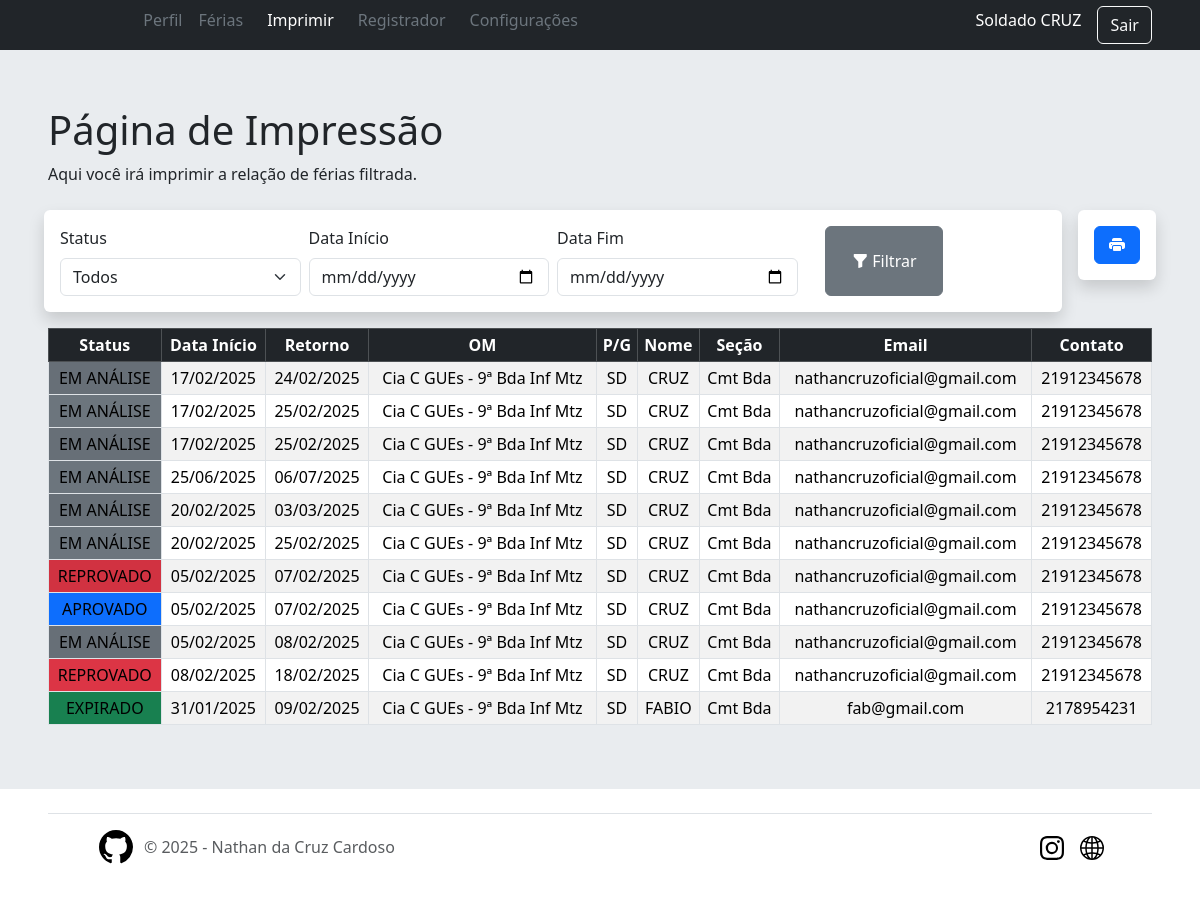
Screenshot of /user/imprimir (signed in) with the database file from the repository.
### app/models/tables.py (models this page shows, shortened)
class Patente(db.Model):
    __tablename__ = 'patentes'
    id = db.Column(db.Integer, primary_key=True)
    abrev = db.Column(db.String(50), nullable=False)
    posto = db.Column(db.String(50), nullable=False)
    users = db.relationship("User",  back_populates='patente')

class User(db.Model, UserMixin):
    __tablename__ = "users"
    id = db.Column(db.Integer, primary_key=True, nullable=False)
    username = db.Column(db.String(30), nullable=False)
    password = db.Column(db.String(255), nullable=False)  # Aumentando o tamanho para suporte a hash
    military_id = db.Column(db.String(30), unique=True, nullable=False)
    nome_completo = db.Column(db.String(30), unique=True, nullable=False)
    nome_guerra = db.Column(db.String(30), nullable=False)
    data_nascimento = db.Column(db.Date, nullable=False)
    nivel = db.Column(db.Integer, nullable=False, default=0)
    dias_disp = db.Column(db.Integer, nullable=False)
    email = db.Column(db.String(30), unique=True, nullable=False)
    telefone = db.Column(db.String(30), unique=True, nullable=False)
    fg_secao_id = db.Column(db.Integer, db.ForeignKey('secoes.id'), nullable=False)
    fg_organization_id = db.Column(db.Integer, db.ForeignKey('organizacoes.id'), nullable=False)
    fg_patente_id = db.Column(db.Integer, db.ForeignKey('patentes.id'), nullable=False)
    patente = db.relationship("Patente",  back_populates='users')
    organizacao = db.relationship("Organizacao",  back_populates='users')
    secao = db.relationship("Secao",  back_populates='users')
    ferias = db.relationship("Vacation",  back_populates='user')

class Vacation(db.Model):
    __tablename__ = "vacations"
    id = db.Column(db.Integer, primary_key=True, nullable=False)
    data_inicio = db.Column(db.Date, nullable=False)
    data_fim = db.Column(db.Date, nullable=False)
    data_registro = db.Column(db.Date, nullable=False)
    data_retorno = db.Column(db.Date, nullable=False)
    destino = db.Column(db.String(30), nullable=False)
    motivo = db.Column(db.String(255))
    dias = db.Column(db.Integer, nullable=False)
    fg_users_id = db.Column(db.Integer, db.ForeignKey('users.id'), nullable=False)
    fg_states_id = db.Column(db.Integer, db.ForeignKey('states.id'), nullable=False)
    user = db.relationship("User", back_populates='ferias')
    state = db.relationship("State", back_populates='ferias')

class State(db.Model):
    __tablename__ = 'states'
    id = db.Column(db.Integer, primary_key=True)
    abrev = db.Column(db.String(50), nullable=False)
    desc = db.Column(db.String(50), nullable=False)
    ferias = db.relationship("Vacation", back_populates='state')

class Organizacao(db.Model):
    __tablename__ = 'organizacoes'
    id = db.Column(db.Integer, primary_key=True)
    abrev = db.Column(db.String(50), nullable=False)
    name = db.Column(db.String(100), nullable=False)
    users = db.relationship("User",  back_populates='organizacao')

class Secao(db.Model):
    __tablename__ = 'secoes'
    id = db.Column(db.Integer, primary_key=True)
    section = db.Column(db.String(50), nullable=False)
    email = db.Column(db.String(100), nullable=False)
    users = db.relationship("User",  back_populates='secao')

### app/routes/user.py (the view)
@user_bp.route('/imprimir')
@required_level(2)
def imprimir():
    status = request.args.get("status")
    data_inicio = request.args.get("data_inicio")
    data_fim = request.args.get("data_fim")
    search = request.args.get("search")
    query = Vacation.query
    if status:
        query = query.join(State).filter(State.id == status)
    if data_inicio:
        query = query.filter(Vacation.data_inicio >= data_inicio)
    if data_fim:
        query = query.filter(Vacation.data_fim <= data_fim)
    if current_user.nivel == 3:
        vacations = query.join(User).order_by(Vacation.id.desc()).all()
    elif current_user.nivel == 2:
        vacations = query.join(User).order_by(Vacation.id.desc()).filter(User.fg_organization_id == current_user.fg_organization_id).all()
    return render_template("user/imprimir.html", vacations=vacations)

### app/controllers/home.py (called while the page is built)
@lm.user_loader
def load_user(user_id):
    return User.query.get(int(user_id))

### app/routes/user.py (called while the page is built)
@user_bp.before_request
@login_required
def require_login():
    pass

### app/templates/user/imprimir.html (shortened to what this page needs)
{% extends 'layouts/base.html' %}
{% block content %}
<h1>Página de Impressão</h1>
<p>Aqui você irá imprimir a relação de férias filtrada.</p>
<div class="row">
<div class="col-md-11 p-2">
  <div class="mb-2 bg-white shadow rounded-2 p-3 justify-content-between">
    <form method="GET" action="{{ url_for('user.imprimir') }}" class="row g-2">
      <div class="col-3">
        <label for="statusSelect" class="form-label">Status</label>
        <select id="statusSelect" name="status" class="form-select">
          <option value="">Todos</option>
        </select>
      </div>
      <div class="col-3">
        <label for="dataInicio" class="form-label">Data Início</label>
        <input type="date" id="dataInicio" name="data_inicio" class="form-control">
      </div>
      <div class="col-3">
        <label for="dataFim" class="form-label">Data Fim</label>
        <input type="date" id="dataFim" name="data_fim" class="form-control">
      </div>
      <div class="col-2 d-flex justify-content-center">
        <button type="submit" class="btn btn-secondary w-75"><i class="bi bi-funnel-fill"></i> Filtrar</button>
      </div>
    </form>
  </div>
</div>
<div class="col-md-1 p-2">
  <div class="mb-2 bg-white shadow rounded-2 p-3 d-flex">
    <a class="btn btn-primary w-100" href="{{ url_for('user.gerar_relatorio', **request.args) }}"><i class="bi bi-printer-fill"></i></a>
  </div>
</div>
  <div class="col-12">
    <table class="table table-sm table-striped table-hover table-bordered align-middle">
      <thead class="table-dark text-center sticky-top">
        <tr>
          <th scope="col">Status</th>
          <th scope="col">Data Início</th>
          <th scope="col">Retorno</th>
          <th scope="col">OM</th>
          <th scope="col">P/G</th>
          <th scope="col">Nome</th>
          <th scope="col">Seção</th>
          <th scope="col">Email</th>
          <th scope="col">Contato</th>
        </tr>
      </thead>
      <tbody id="userTable">
        {% for ferias in vacations %}
          <tr class="text-center">
            <td class="{{ 'bg-secondary' if ferias.state.id == 1 else
                        'bg-primary' if ferias.state.id == 2 else
                        'bg-danger' if ferias.state.id == 3 else
                        'bg-success' if ferias.state.id == 4 else
                        'bg-warning' if ferias.state.id == 5 else
                        'bg-secondary' }}">{{ ferias.state.desc }}</td>
            <td>{{ ferias.data_inicio.strftime('%d/%m/%Y') }}</td>
            <td>{{ ferias.data_retorno.strftime('%d/%m/%Y') }}</td>
            <td>{{ ferias.user.organizacao.name }}</td>
            <td>{{ ferias.user.patente.abrev }}</td>
            <td>{{ ferias.user.nome_guerra }}</td>
            <td>{{ ferias.user.secao.section }}</td>
            <td>{{ ferias.user.email }}</td>
            <td>{{ ferias.user.telefone }}</td>
          </tr>
        {% endfor %}
      </tbody>
    </table>
  </div>
</div>
{% endblock %}

### app/templates/shared/header.html (shortened to what this page needs)
<header class="text-bg-dark shadow">
  <div class="container-fluid">
    <div class="row mx-3 align-items-center">
      <div class="col-1 p-2 order-1">
      </div>
      {% if current_user.is_authenticated %}
      <div class="col-12 col-md-8 order-md-3 order-4 ">
        {% include 'layouts/navbar.html' %}
      </div>
      <div class="col-md-3 col-11 hstack order-3 accordion justify-content-end">
        <h6 class="me-3" role="search">{{ current_user.patente.posto + " " + current_user.nome_guerra }}</h6>
        <a href="{{ url_for('user.logout') }}" class="btn btn-outline-light me-2">Sair</a>
      </div>
      {% endif %}
    </div>
  </div>
</header>

### app/static/css/sign-in.css (style rules this page uses)
html, body { height: 100%; }

### rows the page displays
Patente: patente "Soldado CRUZ"
Vacation: state.desc "EM ANÁLISE", data_inicio "17/02/2025", data_retorno "24/02/2025", user.organizacao.name "Cia C GUEs - 9ª Bda Inf Mtz", user.patente.abrev "SD", user.nome_guerra "CRUZ", user.secao.section "Cmt Bda", user.email "nathancruzoficial@gmail.com", user.telefone "21912345678"
Vacation: state.desc "EM ANÁLISE", data_inicio "17/02/2025", data_retorno "25/02/2025", user.organizacao.name "Cia C GUEs - 9ª Bda Inf Mtz", user.patente.abrev "SD", user.nome_guerra "CRUZ", user.secao.section "Cmt Bda", user.email "nathancruzoficial@gmail.com", user.telefone "21912345678"
Vacation: state.desc "EM ANÁLISE", data_inicio "17/02/2025", data_retorno "25/02/2025", user.organizacao.name "Cia C GUEs - 9ª Bda Inf Mtz", user.patente.abrev "SD", user.nome_guerra "CRUZ", user.secao.section "Cmt Bda", user.email "nathancruzoficial@gmail.com", user.telefone "21912345678"
Vacation: state.desc "EM ANÁLISE", data_inicio "25/06/2025", data_retorno "06/07/2025", user.organizacao.name "Cia C GUEs - 9ª Bda Inf Mtz", user.patente.abrev "SD", user.nome_guerra "CRUZ", user.secao.section "Cmt Bda", user.email "nathancruzoficial@gmail.com", user.telefone "21912345678"
Vacation: state.desc "EM ANÁLISE", data_inicio "20/02/2025", data_retorno "03/03/2025", user.organizacao.name "Cia C GUEs - 9ª Bda Inf Mtz", user.patente.abrev "SD", user.nome_guerra "CRUZ", user.secao.section "Cmt Bda", user.email "nathancruzoficial@gmail.com", user.telefone "21912345678"
Vacation: state.desc "EM ANÁLISE", data_inicio "20/02/2025", data_retorno "25/02/2025", user.organizacao.name "Cia C GUEs - 9ª Bda Inf Mtz", user.patente.abrev "SD", user.nome_guerra "CRUZ", user.secao.section "Cmt Bda", user.email "nathancruzoficial@gmail.com", user.telefone "21912345678"
Vacation: state.desc "REPROVADO", data_inicio "05/02/2025", data_retorno "07/02/2025", user.organizacao.name "Cia C GUEs - 9ª Bda Inf Mtz", user.patente.abrev "SD", user.nome_guerra "CRUZ", user.secao.section "Cmt Bda", user.email "nathancruzoficial@gmail.com", user.telefone "21912345678"
Vacation: state.desc "APROVADO", data_inicio "05/02/2025", data_retorno "07/02/2025", user.organizacao.name "Cia C GUEs - 9ª Bda Inf Mtz", user.patente.abrev "SD", user.nome_guerra "CRUZ", user.secao.section "Cmt Bda", user.email "nathancruzoficial@gmail.com", user.telefone "21912345678"
Vacation: state.desc "EM ANÁLISE", data_inicio "05/02/2025", data_retorno "08/02/2025", user.organizacao.name "Cia C GUEs - 9ª Bda Inf Mtz", user.patente.abrev "SD", user.nome_guerra "CRUZ", user.secao.section "Cmt Bda", user.email "nathancruzoficial@gmail.com", user.telefone "21912345678"
Vacation: state.desc "REPROVADO", data_inicio "08/02/2025", data_retorno "18/02/2025", user.organizacao.name "Cia C GUEs - 9ª Bda Inf Mtz", user.patente.abrev "SD", user.nome_guerra "CRUZ", user.secao.section "Cmt Bda", user.email "nathancruzoficial@gmail.com", user.telefone "21912345678"
Vacation: state.desc "EXPIRADO", data_inicio "31/01/2025", data_retorno "09/02/2025", user.organizacao.name "Cia C GUEs - 9ª Bda Inf Mtz", user.patente.abrev "SD", user.nome_guerra "FABIO", user.secao.section "Cmt Bda", user.email "fab@gmail.com", user.telefone "2178954231"
